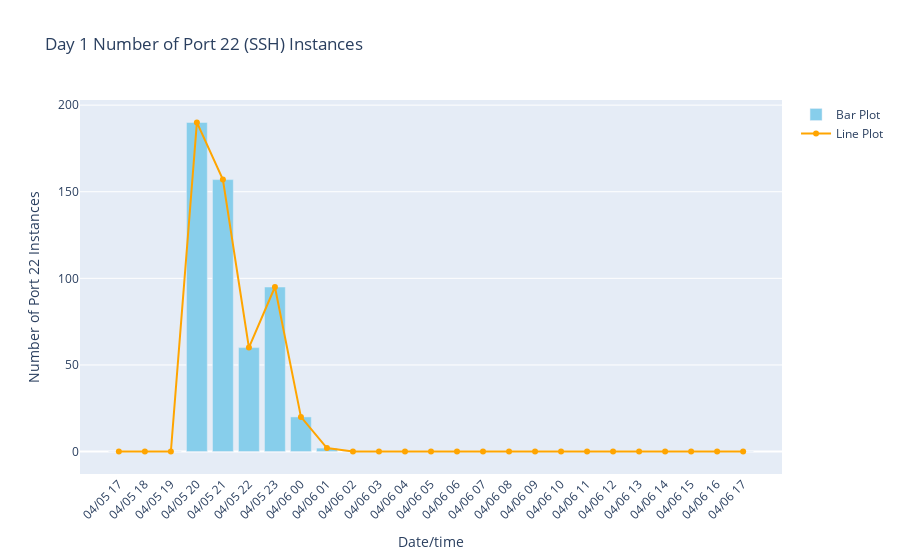

Notebook code cell kept with this figure:
### Code cell
data1 = pd.DataFrame({
    'Date/time': pivoted_data_06_port['Date/time'],
    'Values': pivoted_data_06_port['Port_22']
})

sns.set(style="whitegrid")
plt.figure(figsize=(10, 6))

fig = go.Figure()
fig.add_trace(go.Bar(
    x=data1['Date/time'],
    y=data1['Values'],
    name='Bar Plot',
    marker_color='skyblue'
))

fig.add_trace(go.Scatter(
    x=data1['Date/time'],
    y=data1['Values'],
    mode='lines+markers',
    name='Line Plot',
    line=dict(color='orange')
))

fig.update_layout(
    title='Day 1 Number of Port 22 (SSH) Instances',
    xaxis_title='Date/time',
    yaxis_title='Number of Port 22 Instances',
    xaxis=dict(tickangle=-45) 
)

fig.show()

### Figure 1 — Plotly figure (JSON) as saved in the notebook; plotly's stock layout.template omitted (floating-point values rounded to 4 significant figures)
{"data": [{"marker": {"color": "skyblue"}, "name": "Bar Plot", "type": "bar", "x": ["04/05 17", "04/05 18", "04/05 19", "04/05 20", "04/05 21", "04/05 22", "04/05 23", "04/06 00", "04/06 01", "04/06 02", "04/06 03", "04/06 04", "04/06 05", "04/06 06", "04/06 07", "04/06 08", "04/06 09", "04/06 10", "04/06 11", "04/06 12", "04/06 13", "04/06 14", "04/06 15", "04/06 16", "04/06 17"], "y": [0, 0, 0, 190, 157, 60, 95, 20, 2, 0, 0, 0, 0, 0, 0, 0, 0, 0, 0, 0, 0, 0, 0, 0, 0]}, {"line": {"color": "orange"}, "mode": "lines+markers", "name": "Line Plot", "type": "scatter", "x": ["04/05 17", "04/05 18", "04/05 19", "04/05 20", "04/05 21", "04/05 22", "04/05 23", "04/06 00", "04/06 01", "04/06 02", "04/06 03", "04/06 04", "04/06 05", "04/06 06", "04/06 07", "04/06 08", "04/06 09", "04/06 10", "04/06 11", "04/06 12", "04/06 13", "04/06 14", "04/06 15", "04/06 16", "04/06 17"], "y": [0, 0, 0, 190, 157, 60, 95, 20, 2, 0, 0, 0, 0, 0, 0, 0, 0, 0, 0, 0, 0, 0, 0, 0, 0]}], "layout": {"title": {"text": "Day 1 Number of Port 22 (SSH) Instances"}, "xaxis": {"tickangle": -45, "title": {"text": "Date/time"}}, "yaxis": {"title": {"text": "Number of Port 22 Instances"}}}}
